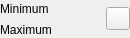
<?xml version="1.0" encoding="UTF-8"?>
<ui version="4.0">
 <class>DoubleRangeSliderPropertyWidget</class>
 <widget class="QWidget" name="DoubleRangeSliderPropertyWidget">
  <property name="geometry">
   <rect>
    <x>0</x>
    <y>0</y>
    <width>130</width>
    <height>38</height>
   </rect>
  </property>
  <property name="windowTitle">
   <string>Form</string>
  </property>
  <layout class="QGridLayout" name="gridLayout">
   <property name="margin">
    <number>0</number>
   </property>
   <property name="spacing">
    <number>4</number>
   </property>
   <item row="0" column="0">
    <widget class="QLabel" name="label_3">
     <property name="text">
      <string>Minimum</string>
     </property>
     <property name="wordWrap">
      <bool>true</bool>
     </property>
    </widget>
   </item>
   <item row="0" column="1">
    <widget class="pqDoubleRangeWidget" name="ThresholdBetween_0" native="true"/>
   </item>
   <item row="1" column="0">
    <widget class="QLabel" name="label_4">
     <property name="text">
      <string>Maximum</string>
     </property>
     <property name="wordWrap">
      <bool>true</bool>
     </property>
    </widget>
   </item>
   <item row="1" column="1">
    <widget class="pqDoubleRangeWidget" name="ThresholdBetween_1" native="true"/>
   </item>
   <item row="0" column="2" rowspan="2">
    <widget class="pqHighlightableToolButton" name="Reset">
     <property name="icon">
      <iconset resource="../../../Components/Resources/pqComponents.qrc">
       <normaloff>:/pqWidgets/Icons/pqReset.svg</normaloff>:/pqWidgets/Icons/pqReset.svg</iconset>
     </property>
     <property name="toolTip">
      <string>Reset using current data values</string>
     </property>
    </widget>
   </item>
  </layout>
 </widget>
 <customwidgets>
  <customwidget>
   <class>pqDoubleRangeWidget</class>
   <extends>QWidget</extends>
   <header>pqDoubleRangeWidget.h</header>
  </customwidget>
  <customwidget>
   <class>pqHighlightableToolButton</class>
   <extends>QToolButton</extends>
   <header>pqHighlightableToolButton.h</header>
  </customwidget>
 </customwidgets>
 <resources/>
 <connections/>
</ui>
